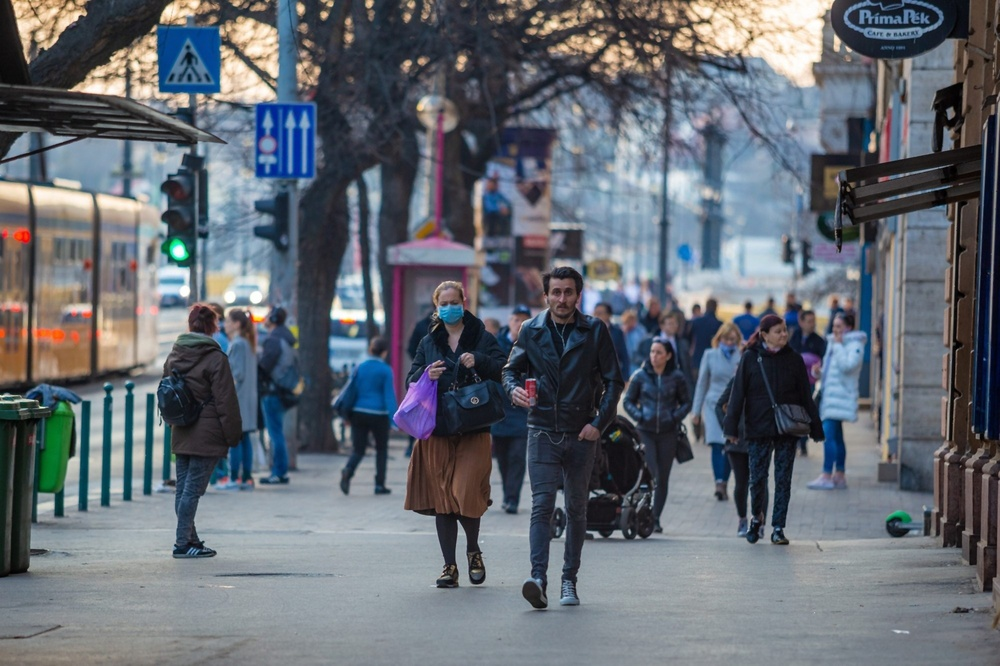
#> input picture data/output/denoised_image.jpg, 1000 x 666 px, shrunk from 2000 x 1333 before the run
$ jupyter execute --allow-errors part1.ipynb
#> lines starting #> are read from the running program, lines starting #| are printed output that depends on the picture; after the words box and inside, x2 and y2 are one past the last pixel; in counts of white or black regions, pixels touching at a corner belong together
## Project Structure
```
2DIP_exercise/
│-- data/             # Contains images & videos
│   │-- input/        # 1 image and 1 video for each phase respectively
│   │-- output/       # All output images/videos must be stored here
│-- notebooks/        # Jupyter Notebooks for each phase
│   │-- part1.ipynb   # Image processing & feature extraction
│   │-- part2.ipynb   # Optical flow, object detection and tracking
│-- README.md         # Project instructions
```

[cell 1]
# imports
import os
import cv2
import numpy as np
import matplotlib.pyplot as plt

[cell 2]
# define paths
base_path = os.path.abspath(os.path.join(os.getcwd(), ".."))
inputs = os.path.join(base_path, 'data','input')
outputs = os.path.join(base_path, 'data','output')

## Supplementary Code for Visualization

[cell 3]
def display_images(image):
    image_rgb = cv2.cvtColor(image, cv2.COLOR_BGR2RGB)
    plt.figure(figsize=(8,6))
    plt.imshow(image_rgb)
    plt.axis('off')
    plt.show()

## Task 1 : Use image features to detect traffic signs in street images. **(7)**

a) Identify the type of noise and denoise the images. Use these denoised images for the next tasks. **(1)**

[cell 4]
def denoise(input_path, output_path):
    img = cv2.imread(input_path)
    denoised = cv2.medianBlur(img, ksize=3)
    cv2.imwrite(output_path, denoised)
    return denoised

[cell 5]
image_path = os.path.join(inputs, 'part1.jpg')
output_path = os.path.join(outputs, 'denoised_image.jpg')

#> (the rest of this cell did not finish here and is left out)

b) Detect regions corresponding to traffic signs. **(3)**

[cell 6]
def segment_traffic_signs(image_path, output_path):
#> called with image_path = 'data/output/denoised_image.jpg', output_path = 'data/output/color_segmented_image.jpg'
    image = cv2.imread(image_path)
#> image is the input picture: shape (666, 1000, 3); mean B, G, R 114, 105.9, 99.9
    hsv = cv2.cvtColor(image, cv2.COLOR_BGR2HSV)
#> hsv: shape (666, 1000, 3); mean H, S, V 92.7, 63.1, 120.1
    lower_blue = np.array([100,150,0])
    upper_blue = np.array([140,255,255])
    mask = cv2.inRange(hsv, lower_blue, upper_blue)
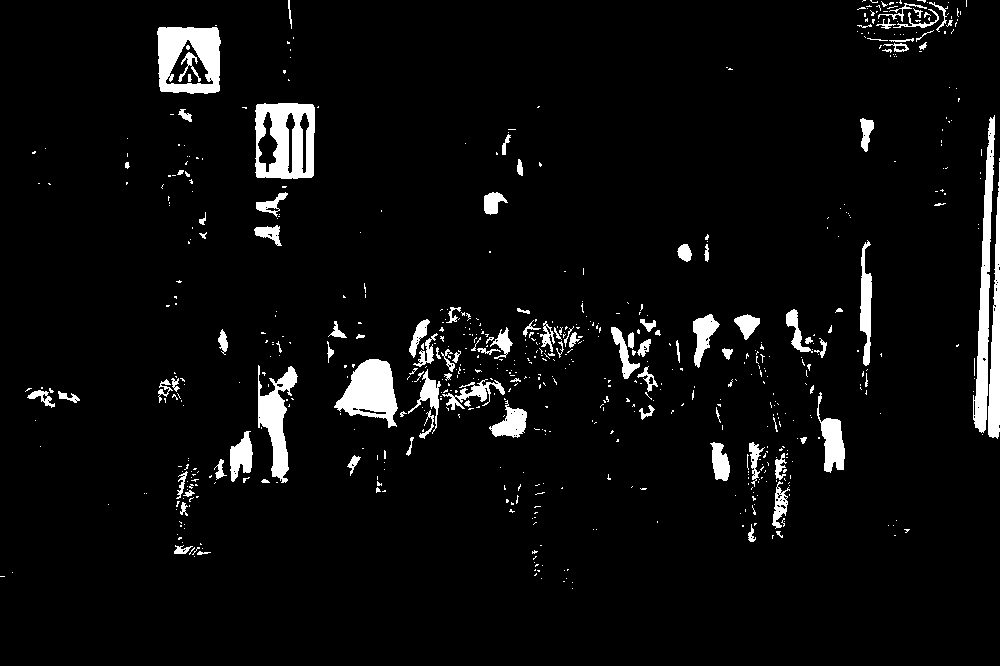
#> mask: shape (666, 1000); 5% white; 662 white regions (553 under 20 px), largest, box (x1, y1, x2, y2) and area: (255, 103, 315, 179) 3323, (157, 27, 221, 94) 2941, (973, 115, 995, 433) 2832
    result = cv2.bitwise_and(image, image, mask=mask)
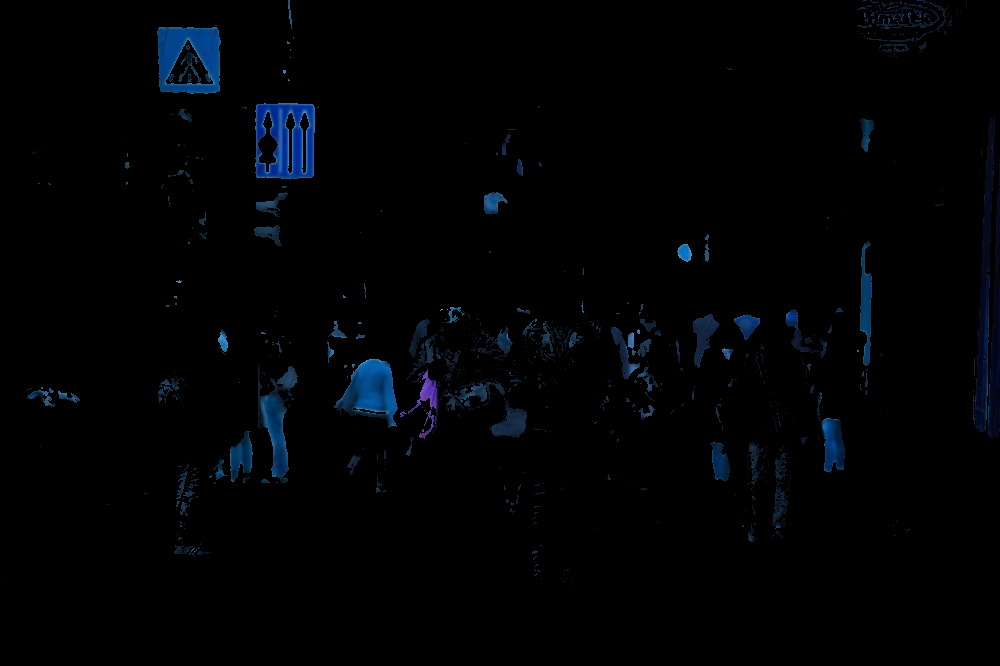
#> result: shape (666, 1000, 3); mean B, G, R 4.5, 2.5, 0.8
    cv2.imwrite(output_path, result)
    return result

[cell 7]
image_path = os.path.join(outputs, 'denoised_image.jpg')
output_path = os.path.join(outputs, 'color_segmented_image.jpg')

image = segment_traffic_signs(image_path, output_path)
display_images(image)

c) Refine detected region boundaries with appropriate methods. **(3)**

[cell 8]
def refine_traffic_signs(image_path, output_path):
#> called with image_path = 'data/output/color_segmented_image.jpg', output_path = 'data/output/refined_traffic_signs.jpg'
    image = cv2.imread(image_path)
    gray = cv2.cvtColor(image, cv2.COLOR_BGR2GRAY)
    blurred = cv2.GaussianBlur(gray, (5,5), 1.0)
    edges = cv2.Canny(blurred, threshold1=50, threshold2=150)
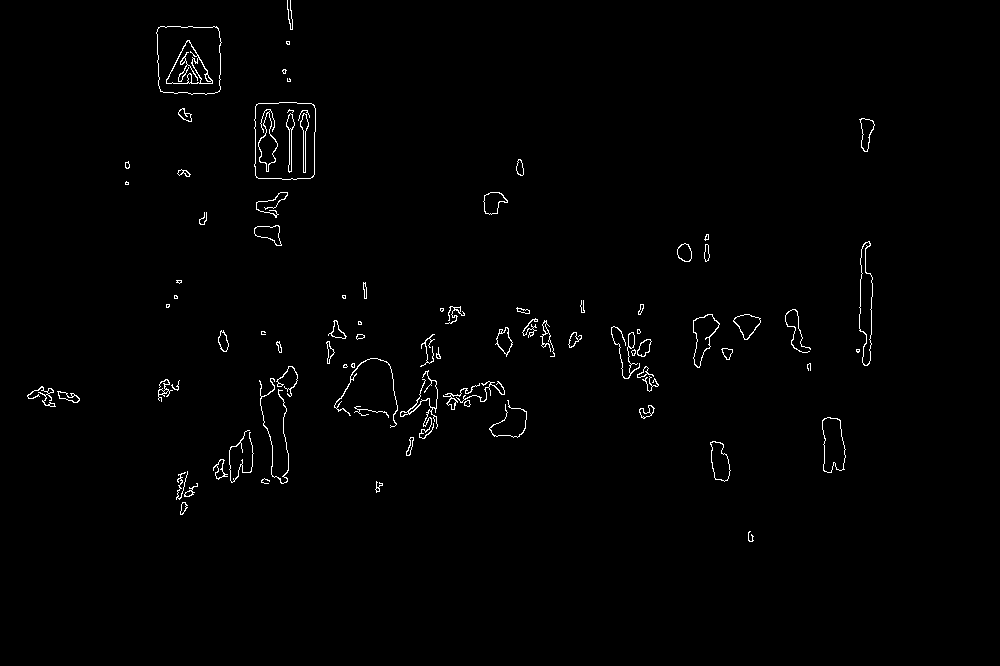
#> edges: shape (666, 1000); 1% white in thin lines or dots, all inside (x1, y1, x2, y2) = (27, 0, 875, 542)
    edge_mask = cv2.cvtColor(edges, cv2.COLOR_GRAY2BGR)
    refined = cv2.bitwise_and(image, edge_mask)
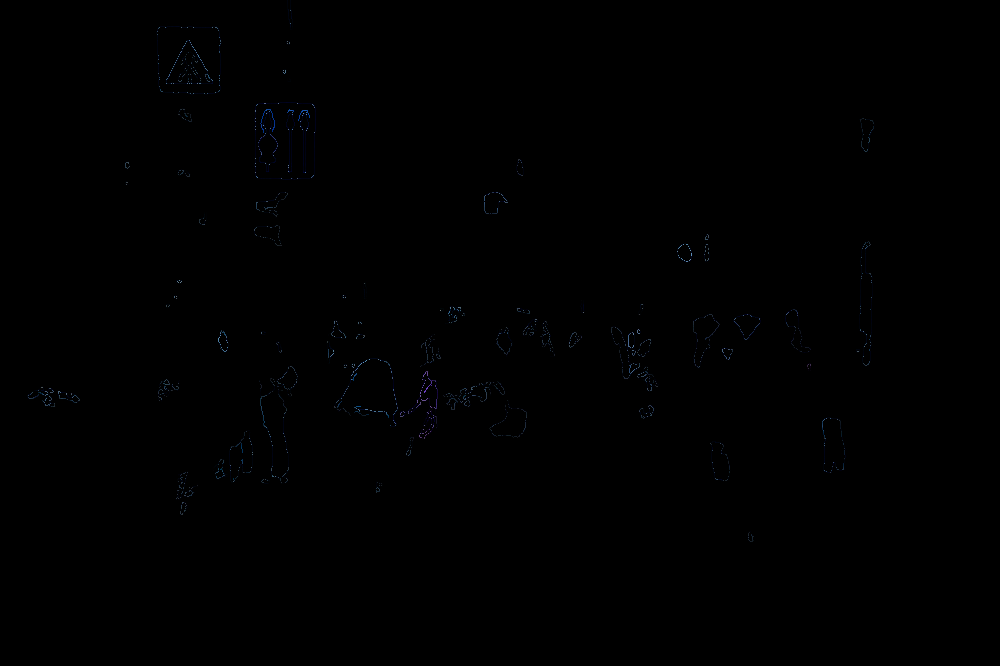
#> refined: shape (666, 1000, 3); mean B, G, R 0.4, 0.3, 0.2
    cv2.imwrite(output_path, refined)
    return refined

[cell 9]
image_path = os.path.join(outputs, 'color_segmented_image.jpg')
output_path = os.path.join(outputs, 'refined_traffic_signs.jpg')

image = refine_traffic_signs(image_path, output_path)
display_images(image)

## Task 2 : Feature extraction and detection of pedestrians. **(8)**

a) Use an appropriate alogorithm to detect pedestrians. Draw bounding boxes around the detected pedestrians. **(3)**

[cell 10]
def detect_pedestrians(image_path, output_path):
#> called with image_path = 'data/output/denoised_image.jpg', output_path = 'data/output/pedestrians.jpg'
    image = cv2.imread(image_path)
    hog = cv2.HOGDescriptor()
    hog.setSVMDetector(cv2.HOGDescriptor_getDefaultPeopleDetector())
    boxes, weights = hog.detectMultiScale(image, winStride=(8,8))
#> boxes = [[750, 139, 74, 148], [393, 349, 141, 282], [496, 427, 108, 216], [312, 306, 114, 228], [196, 259, 134, 268], [775, 274, 124, 248], [576, 276, 154, 307], [676, 268, 168, 336], [113, 283, 166, 331], [465, 250, 202, 403]]; weights = [1.3, 1.72, 0.777, 2.19, 1.33, 1.21, 0.741, 2.44, 0.926, 0.679]
    for (x, y, w, h) in boxes:
        cv2.rectangle(image, (x,y), (x+w,y+h), (0,255,0), 2)
#> this loop made 10 passes
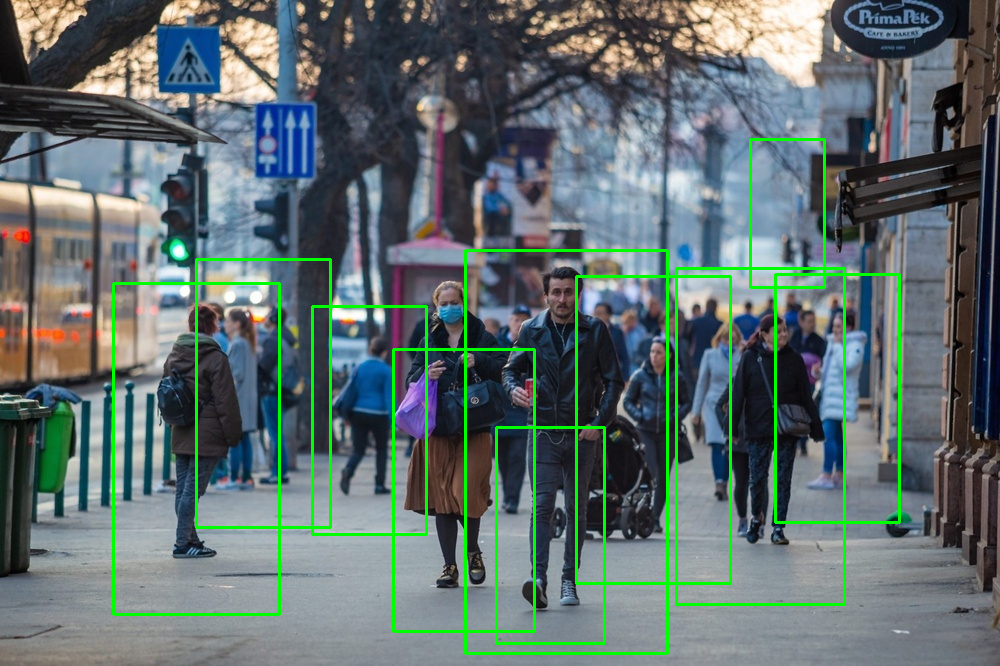
#> image: shape (666, 1000, 3); 3.7% of pixels changed, all inside (x1, y1, x2, y2) = (112, 138, 901, 655)
    cv2.imwrite(output_path, image)
    return image

[cell 11]
input_path = os.path.join(outputs, 'denoised_image.jpg')
output_path = os.path.join(outputs, 'pedestrians.jpg')

image = detect_pedestrians(input_path, output_path)
display_images(image)

b) Detect faces of pedestrian and draw a bounding box around detected faces. **(3)**

[cell 12]
def detect_faces(input_path, output_path):
#> called with input_path = 'data/output/denoised_image.jpg', output_path = 'data/output/faces.jpg'
    image = cv2.imread(input_path)
    gray = cv2.cvtColor(image, cv2.COLOR_BGR2GRAY)
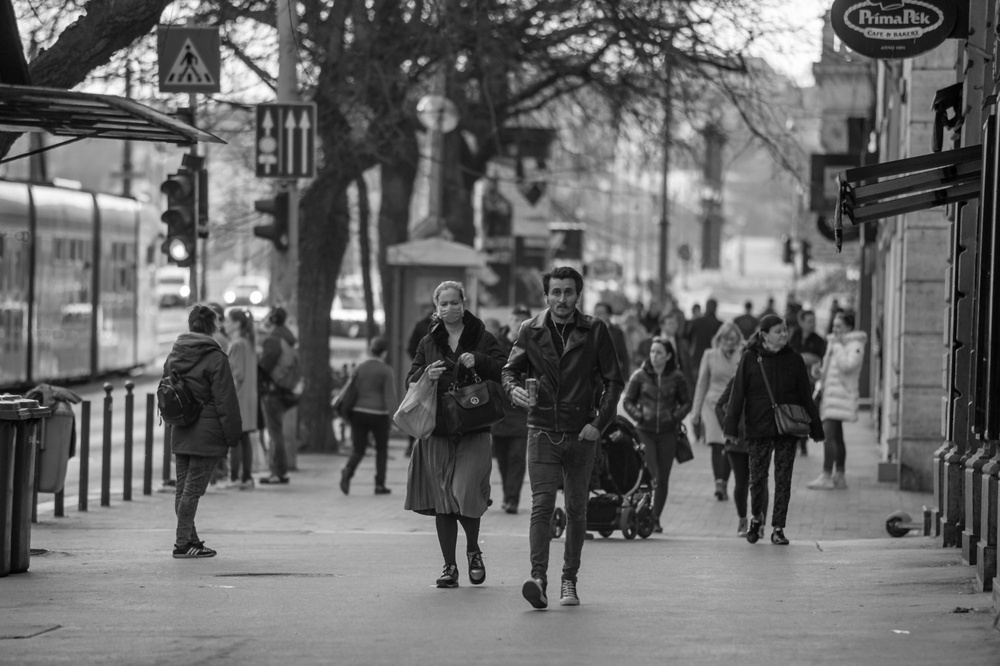
#> gray: shape (666, 1000); min 0, max 255, mean 105
    cascade_path = cv2.data.haarcascades + 'haarcascade_frontalface_default.xml'
    face_cascade = cv2.CascadeClassifier(cascade_path)
    faces = face_cascade.detectMultiScale(
        gray,
        scaleFactor=1.1,
        minNeighbors=5,
        minSize=(30,30)
    )
#> faces = [[541, 276, 44, 44], [324, 313, 56, 56]]
    for (x, y, w, h) in faces:
        cv2.rectangle(image, (x,y), (x+w, y+h),(0,255,255), 2)
#> this loop made 2 passes
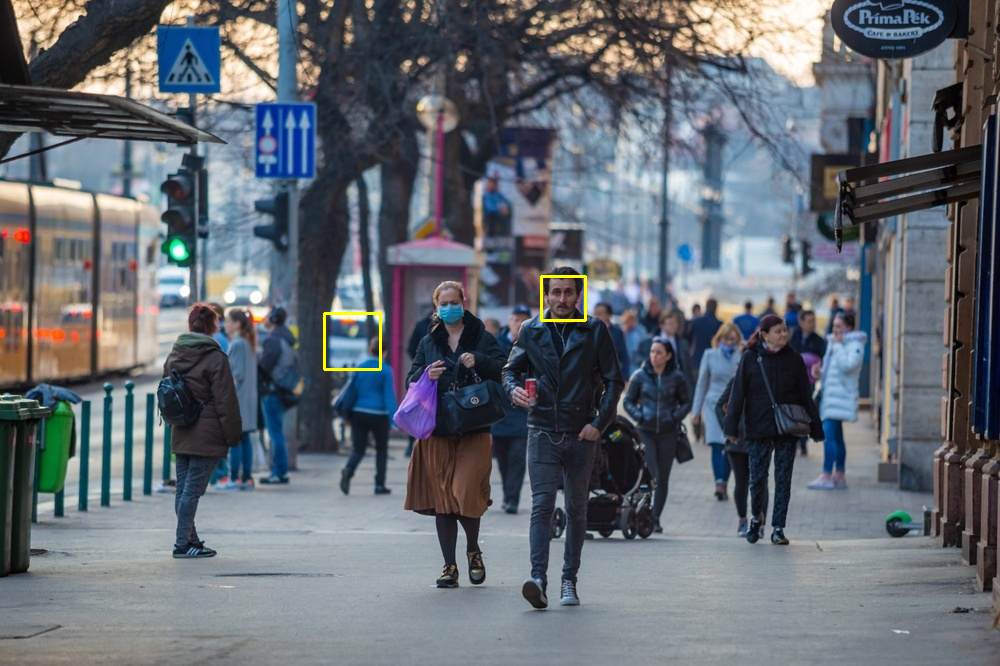
#> image: shape (666, 1000, 3); 0.18% of pixels changed, all inside (x1, y1, x2, y2) = (323, 275, 587, 371)
    cv2.imwrite(output_path, image)
    return image

[cell 13]
input_path = os.path.join(outputs, 'denoised_image.jpg')
output_path = os.path.join(outputs, 'faces.jpg')

image = detect_faces(input_path, output_path)
display_images(image)
